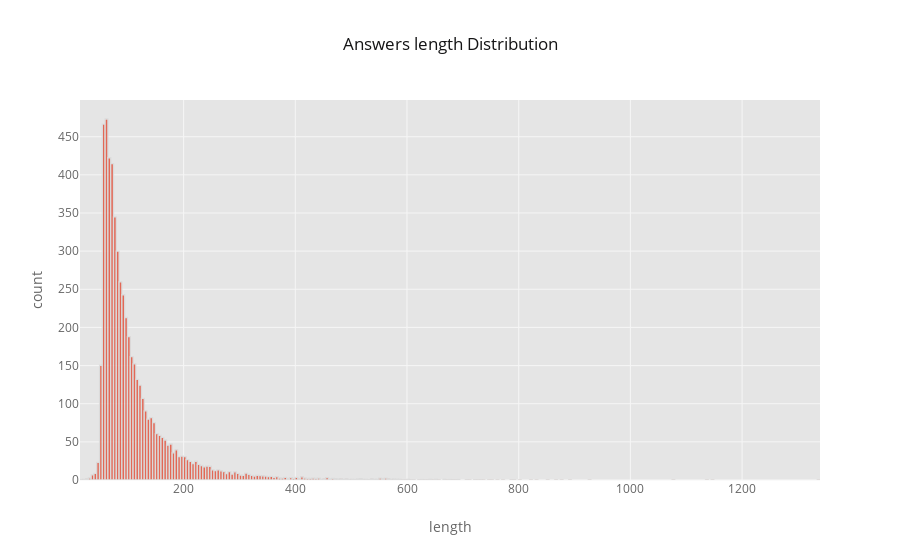

Here is the notebook cell this chart was saved with:
### Markdown cell above
From the scatter plot above it seems to be that the length of the answer is quite high. This may be due to the nature of our dataset, the answers about insurance need to be precise and well formulated in order to explain better to clients. This also can be due to the fact that collaborators are using a lot of formal expressions since they are talking to clients.

### Code cell
# The distribution of the length of answers 
l2a['answer_length'].iplot(kind='hist', xTitle='length',histnorm = 'density', 
                         yTitle='count', title='Answers length Distribution')

### Figure 1 — Plotly figure (JSON) as saved in the notebook; plotly's stock layout.template omitted (floating-point values rounded to 4 significant figures; data arrays with more than 128 entries replaced by an {"elided": "..."} marker saying what was removed)
{"data": [{"histfunc": "count", "histnorm": "density", "marker": {"color": "rgba(226, 74, 51, 1.0)", "line": {"color": "#D9D9D9", "width": 1.3}}, "name": "answer_length", "opacity": 0.8, "orientation": "v", "type": "histogram", "uid": "a27c1c8f-b0d1-4675-ac46-977293eeff82", "x": {"elided": "27413 int values"}}], "layout": {"barmode": "overlay", "legend": {"bgcolor": "#FFFFFF", "font": {"color": "#666666"}}, "paper_bgcolor": "#FFFFFF", "plot_bgcolor": "#E5E5E5", "title": {"font": {"color": "#151516"}, "text": "Answers length Distribution"}, "xaxis": {"gridcolor": "#F6F6F6", "showgrid": true, "tickfont": {"color": "#666666"}, "title": {"font": {"color": "#666666"}, "text": "length"}, "zerolinecolor": "#F6F6F6"}, "yaxis": {"gridcolor": "#F6F6F6", "showgrid": true, "tickfont": {"color": "#666666"}, "title": {"font": {"color": "#666666"}, "text": "count"}, "zerolinecolor": "#F6F6F6"}}}
